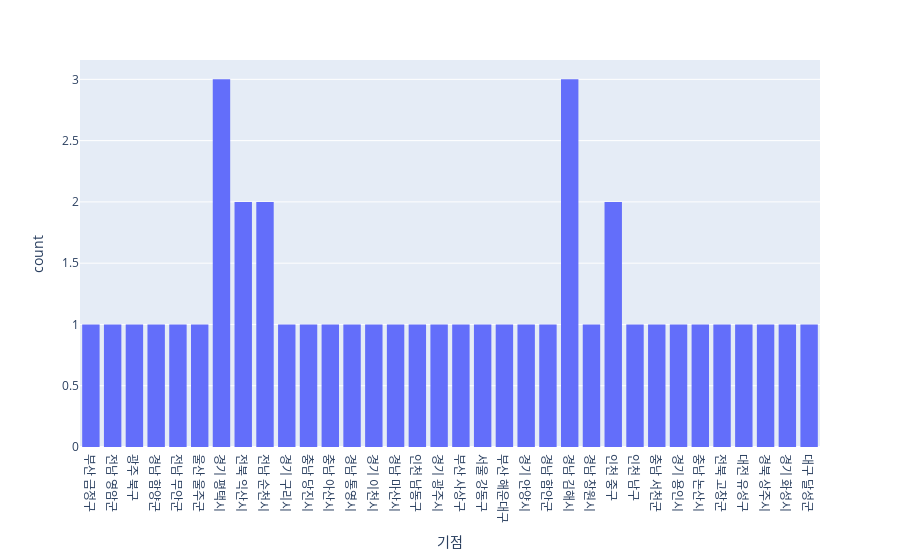

Notebook cell for this chart:
### Code cell
fig=px.histogram(df, x='기점') 
fig.show()

### Figure 1 — Plotly figure (JSON) as saved in the notebook; plotly's stock layout.template omitted (floating-point values rounded to 4 significant figures)
{"data": [{"alignmentgroup": "True", "bingroup": "x", "hoverlabel": {"namelength": 0}, "hovertemplate": "기점=%{x}<br>count=%{y}", "legendgroup": "", "marker": {"color": "#636efa"}, "name": "", "offsetgroup": "", "orientation": "v", "showlegend": false, "type": "histogram", "x": ["부산 금정구", "전남 영암군", "광주 북구", "경남 함양군", "전남 무안군", "울산 울주군", "경기 평택시", "전북 익산시", "전남 순천시", "전남 순천시", "경기 구리시", "충남 당진시", "충남 아산시", "경남 통영시", "경기 이천시", "경기 평택시", "경남 마산시", "인천 남동구", "경기 광주시", "부산 사상구", "서울 강동구", "부산 해운대구", "경기 안양시", "경남 함안군", "경남 김해시", "경남 창원시", "인천 중구", "인천 남구", "인천 중구", "충남 서천군", "경기 평택시", "경기 용인시", "전북 익산시", "충남 논산시", "전북 고창군", "대전 유성구", "경북 상주시", "경기 화성시", "대구 달성군", "경남 김해시", "경남 김해시", null], "xaxis": "x", "yaxis": "y"}], "layout": {"barmode": "relative", "legend": {"tracegroupgap": 0}, "margin": {"t": 60}, "xaxis": {"anchor": "y", "domain": [0, 1], "title": {"text": "기점"}}, "yaxis": {"anchor": "x", "domain": [0, 1], "title": {"text": "count"}}}}
